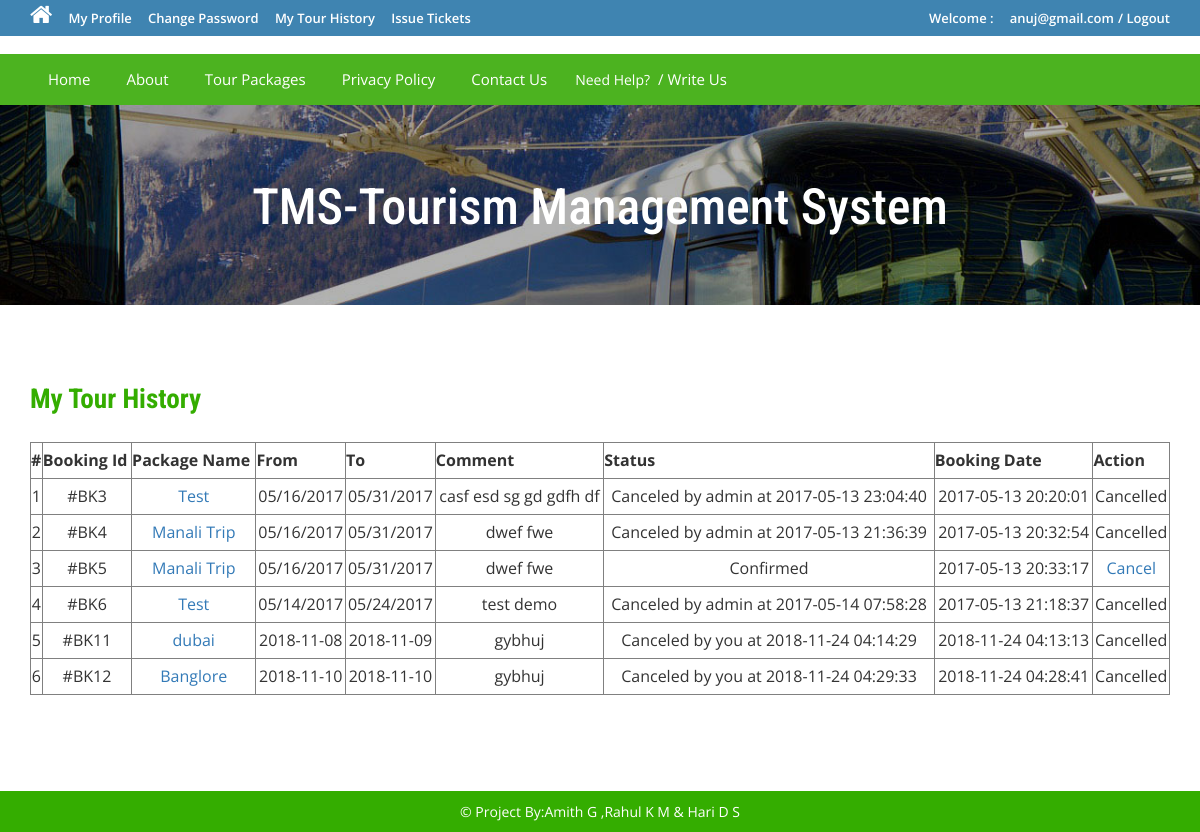
The page /tour-history.php (signed in) on the database its author committed.
### tables this page shows
CREATE TABLE IF NOT EXISTS `tblbooking` (
  `BookingId` int(11) NOT NULL AUTO_INCREMENT,
  `PackageId` int(11) NOT NULL,
  `UserEmail` varchar(100) NOT NULL,
  `FromDate` varchar(100) NOT NULL,
  `ToDate` varchar(100) NOT NULL,
  `Comment` mediumtext NOT NULL,
  `RegDate` timestamp NOT NULL DEFAULT CURRENT_TIMESTAMP,
  `status` int(11) NOT NULL,
  `CancelledBy` varchar(5) DEFAULT NULL,
  `UpdationDate` timestamp NULL DEFAULT NULL ON UPDATE CURRENT_TIMESTAMP,
  PRIMARY KEY (`BookingId`)
);

CREATE TABLE IF NOT EXISTS `tbltourpackages` (
  `PackageId` int(11) NOT NULL AUTO_INCREMENT,
  `PackageName` varchar(200) NOT NULL,
  `PackageType` varchar(150) NOT NULL,
  `PackageLocation` varchar(100) NOT NULL,
  `PackagePrice` int(11) NOT NULL,
  `PackageFetures` varchar(255) NOT NULL,
  `PackageDetails` mediumtext NOT NULL,
  `PackageImage` varchar(100) NOT NULL,
  `Creationdate` timestamp NOT NULL DEFAULT CURRENT_TIMESTAMP,
  `UpdationDate` timestamp NULL DEFAULT '0000-00-00 00:00:00' ON UPDATE CURRENT_TIMESTAMP,
  PRIMARY KEY (`PackageId`)
);

### tour-history.php (the view, shortened to what this page needs)
<?php
include('includes/config.php');
if(strlen($_SESSION['login'])==0)
	{
header('location:index.php');
}
else{
?>
<!DOCTYPE HTML>
<html>
<head>
<link href="css/bootstrap.css" rel='stylesheet' type='text/css' />
<link href="css/style.css" rel='stylesheet' type='text/css' />
<link href="css/font-awesome.css" rel="stylesheet">
<link href="css/animate.css" rel="stylesheet" type="text/css" media="all">
</head>
<body>
<div class="top-header">
<?php include('includes/header.php');?>
<div class="banner-1 ">
	<div class="container">
		<h1 class="wow zoomIn animated animated" data-wow-delay=".5s" style="visibility: visible; animation-delay: 0.5s; animation-name: zoomIn;">TMS-Tourism Management System</h1>
	</div>
</div>
<div class="privacy">
	<div class="container">
		<h3 class="wow fadeInDown animated animated" data-wow-delay=".5s" style="visibility: visible; animation-delay: 0.5s; animation-name: fadeInDown;">My Tour History</h3>
		<form name="chngpwd" method="post" onSubmit="return valid();">
	<p>
	<table border="1" width="100%">
<tr align="center">
<th>#</th>
<th>Booking Id</th>
<th>Package Name</th>
<th>From</th>
<th>To</th>
<th>Comment</th>
<th>Status</th>
<th>Booking Date</th>
<th>Action</th>
</tr>
<?php
$uemail=$_SESSION['login'];;
$sql = "SELECT tblbooking.BookingId as bookid,tblbooking.PackageId as pkgid,tbltourpackages.PackageName as packagename,tblbooking.FromDate as fromdate,tblbooking.ToDate as todate,tblbooking.Comment as comment,tblbooking.status as status,tblbooking.RegDate as regdate,tblbooking.CancelledBy as cancelby,tblbooking.UpdationDate as upddate from tblbooking join tbltourpackages on tbltourpackages.PackageId=tblbooking.PackageId where UserEmail=:uemail";
$query = $dbh->prepare($sql);
$query -> bindParam(':uemail', $uemail, PDO::PARAM_STR);
$query->execute();
$results=$query->fetchAll(PDO::FETCH_OBJ);
$cnt=1;
if($query->rowCount() > 0)
{
foreach($results as $result)
{	?>
<tr align="center">
<td><?php echo htmlentities($cnt);?></td>
<td>#BK<?php echo htmlentities($result->bookid);?></td>
<td><a href="package-details.php?pkgid=<?php echo htmlentities($result->pkgid);?>"><?php echo htmlentities($result->packagename);?></a></td>
<td><?php echo htmlentities($result->fromdate);?></td>
<td><?php echo htmlentities($result->todate);?></td>
<td><?php echo htmlentities($result->comment);?></td>
<td><?php if($result->status==0)
{
echo "Pending";
}
if($result->status==1)
{
echo "Confirmed";
}
if($result->status==2 and  $result->cancelby=='u')
{
echo "Canceled by you at " .$result->upddate;
}
if($result->status==2 and $result->cancelby=='a')
{
echo "Canceled by admin at " .$result->upddate;
}
?></td>
<td><?php echo htmlentities($result->regdate);?></td>
<?php if($result->status==2)
{
	?><td>Cancelled</td>
<?php } else {?>
<td><a href="tour-history.php?bkid=<?php echo htmlentities($result->bookid);?>" onclick="return confirm('Do you really want to cancel booking')" >Cancel</a></td>
<?php }?>
</tr>
<?php $cnt=$cnt+1; }} ?>
	</table>
			</p>
			</form>
	</div>
</div>
<?php include('includes/footer.php');?>
</body>
</html>
<?php } ?>

### css/style.css (style rules this page uses)
html, body { font-size: 100%; background: #fff; font-family: 'Open Sans', sans-serif; }
body a,.grid_1,plan_1,plan_1.one,plan_1.two,i.icon1, i.icon2, i.icon3, i.icon4, i.icon5, i.icon6 { transition:0.5s all; -webkit-transition:0.5s all; -moz-transition:0.5s all; -o-transition:0.5s all; -ms-transition:0.5s all; }
h1,h2,h3,h4,h5,h6 { margin:0; font-family: 'Roboto Condensed', sans-serif; }
p { margin:0; color: black; }
.top-header { background-color: #3F84B1; border-bottom: 0 none; height: 36px; line-height: 35px; }
.banner-1 { background: url(../images/3.jpg)no-repeat; background-size: cover; -webkit-background-size: cover; -o-background-size: cover; -ms-background-size: cover; -moz-background-size: cover; min-height:200px; }
.banner-1 h1 { font-size: 50px; margin-bottom: 40px; padding: 1.5em 0 0; text-align: center; color: #ffffff; }
.privacy h3 { color: #34AD00; font-size: 1.7em; font-weight: 700; margin-bottom: 1em; }
.privacy { padding: 5em 0; }
.privacy p { font-size: 1em; line-height: 1.8em; color: #999; margin: 1em 0; }

### rows shown on the page
tblbooking: BookingId "3", PackageId.PackageName "Test", FromDate "05/16/2017", ToDate "05/31/2017", Comment "casf esd sg gd gdfh df", UpdationDate "2017-05-13 23:04:40", RegDate "2017-05-13 20:20:01", status "Cancelled"
tblbooking: BookingId "4", PackageId.PackageName "Manali Trip", FromDate "05/16/2017", ToDate "05/31/2017", Comment "dwef fwe", UpdationDate "2017-05-13 21:36:39", RegDate "2017-05-13 20:32:54", status "Cancelled"
tblbooking: BookingId "5", PackageId.PackageName "Manali Trip", FromDate "05/16/2017", ToDate "05/31/2017", Comment "dwef fwe", status "Confirmed", RegDate "2017-05-13 20:33:17"
tblbooking: BookingId "6", PackageId.PackageName "Test", FromDate "05/14/2017", ToDate "05/24/2017", Comment "test demo", UpdationDate "2017-05-14 07:58:28", RegDate "2017-05-13 21:18:37", status "Cancelled"
tblbooking: BookingId "11", PackageId.PackageName "dubai", FromDate "2018-11-08", ToDate "2018-11-09", Comment "gybhuj", UpdationDate "2018-11-24 04:14:29", RegDate "2018-11-24 04:13:13", status "Cancelled"
tblbooking: BookingId "12", PackageId.PackageName "Banglore", FromDate "2018-11-10", ToDate "2018-11-10", Comment "gybhuj", UpdationDate "2018-11-24 04:29:33", RegDate "2018-11-24 04:28:41", status "Cancelled"

### other values the page prints
$_SESSION['login'] "anuj@gmail.com"
